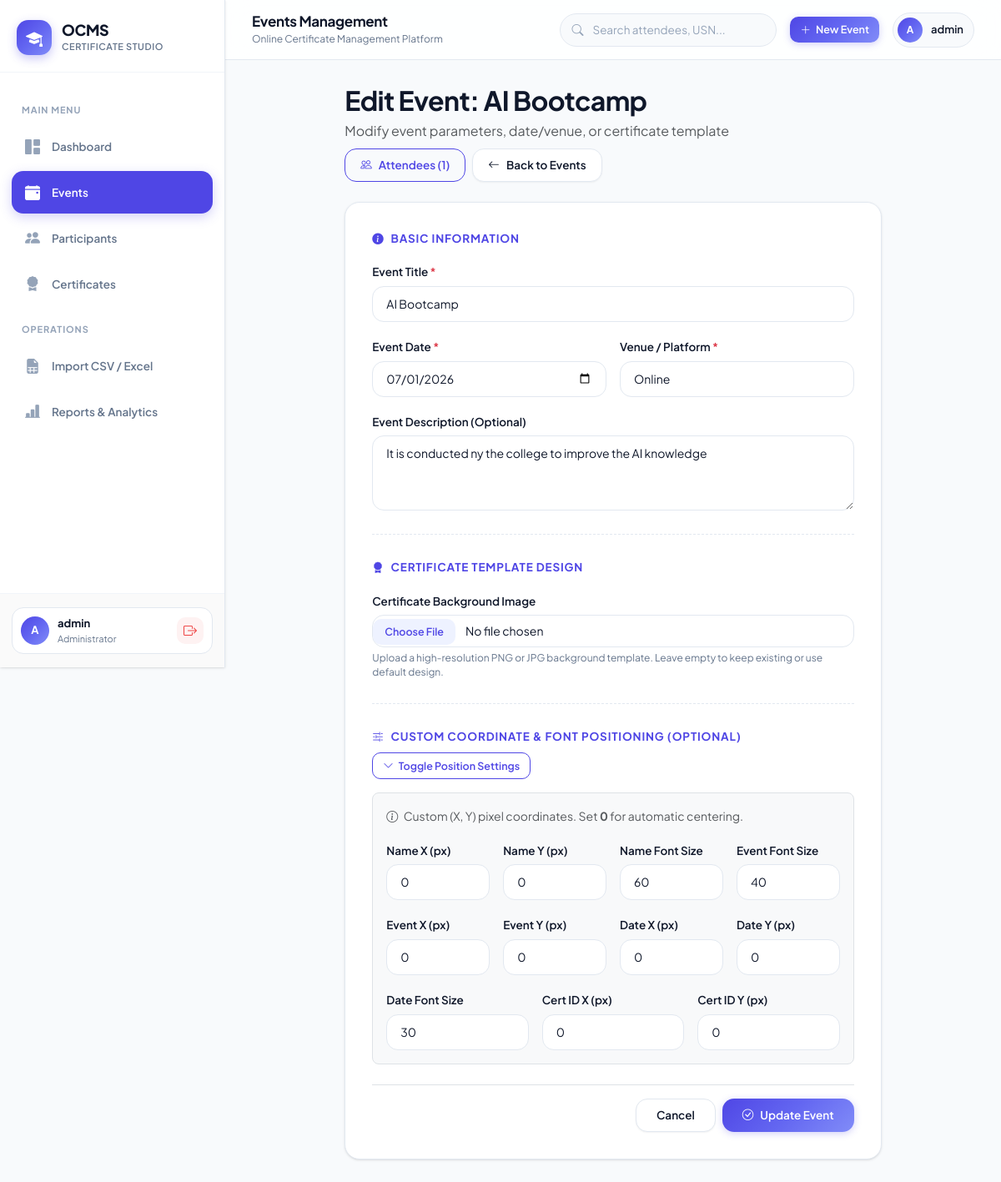
The page /events/edit/2/ (signed in) on the database its author committed.
### events/models.py (models this page shows, shortened)
class Event(models.Model):
    title = models.CharField(max_length=200)
    description = models.TextField(blank=True, default="")
    venue = models.CharField(max_length=200)
    event_date = models.DateField()
    certificate_template = models.ImageField(
        upload_to="templates/",
        blank=True,
        null=True
    )
    is_active = models.BooleanField(default=True)
    name_x = models.IntegerField(default=0, blank=True)
    name_y = models.IntegerField(default=0, blank=True)
    event_x = models.IntegerField(default=0, blank=True)
    event_y = models.IntegerField(default=0, blank=True)
    date_x = models.IntegerField(default=0, blank=True)
    date_y = models.IntegerField(default=0, blank=True)
    certificate_id_x = models.IntegerField(default=0, blank=True)
    certificate_id_y = models.IntegerField(default=0, blank=True)
    name_font_size = models.IntegerField(default=60, blank=True)
    event_font_size = models.IntegerField(default=40, blank=True)
    date_font_size = models.IntegerField(default=30, blank=True)
    created_at = models.DateTimeField(auto_now_add=True)
    updated_at = models.DateTimeField(auto_now=True)

### events/views.py (the view)
# urls.py: path("edit/<int:id>/", views.edit_event, name="edit_event"),
@login_required
def edit_event(request, id):
    event = get_object_or_404(Event, id=id)
    if request.method == "POST":
        form = EventForm(request.POST, request.FILES, instance=event)
        if form.is_valid():
            form.save()
            messages.success(request, f"Event '{event.title}' updated successfully!")
            return redirect("event_list")
    else:
        form = EventForm(instance=event)
    return render(
        request,
        "events/edit_event.html",
        {
            "form": form,
            "event": event,
            "title": f"Edit Event: {event.title}",
            "button_text": "Update Event",
        }
    )

### templates/events/edit_event.html (shortened to what this page needs)
{% extends "dashboard/dashboard_base.html" %}
{% block dashboard_content %}
<div class="row justify-content-center">
    <div class="col-xl-9 col-lg-10">
        <div class="d-flex justify-content-between align-items-center mb-4 flex-wrap gap-2">
            <div>
                <h2 class="fw-bold mb-1">{{ title|default:"Edit Event" }}</h2>
                <p class="text-muted mb-0">Modify event parameters, date/venue, or certificate template</p>
            </div>
            <div class="d-flex gap-2">
                <a href="{% url 'participant_list' %}?event={{ event.id }}" class="btn btn-outline-primary">
                    <i class="bi bi-people"></i> Attendees ({{ event.participants.count }})
                </a>
                <a href="{% url 'event_list' %}" class="btn btn-secondary">
                    <i class="bi bi-arrow-left"></i> Back to Events
                </a>
            </div>
        </div>
        <div class="ocms-form-card mb-5">
            <form method="POST" enctype="multipart/form-data">
                <div class="section-title">
                    <i class="bi bi-info-circle-fill"></i> Basic Information
                </div>
                <div class="row g-3 mb-4">
                    <div class="col-md-12">
                        <label class="form-label">Event Title <span class="text-danger">*</span></label>
                        {{ form.title }}
                    </div>
                    <div class="col-md-6">
                        <label class="form-label">Event Date <span class="text-danger">*</span></label>
                        {{ form.event_date }}
                    </div>
                    <div class="col-md-6">
                        <label class="form-label">Venue / Platform <span class="text-danger">*</span></label>
                        {{ form.venue }}
                    </div>
                    <div class="col-md-12">
                        <label class="form-label">Event Description (Optional)</label>
                        {{ form.description }}
                    </div>
                </div>
                <div class="section-divider"></div>
                <div class="section-title">
                    <i class="bi bi-award-fill"></i> Certificate Template Design
                </div>
                <div class="row g-3 mb-4">
                    <div class="col-md-12">
                        <label class="form-label">Certificate Background Image</label>
                        {{ form.certificate_template }}
                        <div class="help-text">
                            Upload a high-resolution PNG or JPG background template. Leave empty to keep existing or use default design.
                        </div>
                    </div>
                </div>
                <div class="section-divider"></div>
                <div class="d-flex justify-content-between align-items-center mb-3 flex-wrap gap-2">
                    <div class="section-title mb-0">
                        <i class="bi bi-sliders2"></i> Custom Coordinate & Font Positioning (Optional)
                    </div>
                    <button class="btn btn-sm btn-outline-primary" type="button" data-bs-toggle="collapse" data-bs-target="#advancedSettings" aria-expanded="false">
                        <i class="bi bi-chevron-down"></i> Toggle Position Settings
                    </button>
                </div>
                <div class="collapse show" id="advancedSettings">
                    <div class="p-3 bg-light rounded-3 mb-4 border">
                        <p class="text-muted small mb-3"><i class="bi bi-info-circle me-1"></i> Custom (X, Y) pixel coordinates. Set <strong>0</strong> for automatic centering.</p>
                        <div class="row g-3">
                            <div class="col-md-3 col-6">
                                <label class="form-label">Name X (px)</label>
                                {{ form.name_x }}
                            </div>
                            <div class="col-md-3 col-6">
                                <label class="form-label">Name Y (px)</label>
                                {{ form.name_y }}
                            </div>
                            <div class="col-md-3 col-6">
                                <label class="form-label">Name Font Size</label>
                                {{ form.name_font_size }}
                            </div>
                            <div class="col-md-3 col-6">
                                <label class="form-label">Event Font Size</label>
                                {{ form.event_font_size }}
                            </div>
                            <div class="col-md-3 col-6">
                                <label class="form-label">Event X (px)</label>
                                {{ form.event_x }}
                            </div>
                            <div class="col-md-3 col-6">
                                <label class="form-label">Event Y (px)</label>
                                {{ form.event_y }}
                            </div>
                            <div class="col-md-3 col-6">
                                <label class="form-label">Date X (px)</label>
                                {{ form.date_x }}
                            </div>
                            <div class="col-md-3 col-6">
                                <label class="form-label">Date Y (px)</label>
                                {{ form.date_y }}
                            </div>
                            <div class="col-md-4 col-6">
                                <label class="form-label">Date Font Size</label>
                                {{ form.date_font_size }}
                            </div>
                            <div class="col-md-4 col-6">
                                <label class="form-label">Cert ID X (px)</label>
                                {{ form.certificate_id_x }}
                            </div>
                            <div class="col-md-4 col-12">
                                <label class="form-label">Cert ID Y (px)</label>
                                {{ form.certificate_id_y }}
                            </div>
                        </div>
                    </div>
                </div>
                <div class="d-flex gap-2 justify-content-end mt-4 pt-3 border-top">
                    <a href="{% url 'event_list' %}" class="btn btn-secondary px-4">
                        Cancel
                    </a>
                    <button type="submit" class="btn btn-primary px-4">
                        <i class="bi bi-check-circle"></i> {{ button_text|default:"Update Event" }}
                    </button>
                </div>
            </form>
        </div>
    </div>
</div>
{% endblock %}

### templates/components/sidebar.html (shortened to what this page needs)
<aside class="ocms-sidebar" id="ocmsSidebar">
    <div class="ocms-sidebar-header">
        <a href="{% url 'dashboard' %}" class="ocms-brand">
            <div class="ocms-brand-icon">
                <i class="bi bi-mortarboard-fill"></i>
            </div>
            <div class="ocms-brand-text">
                <span class="ocms-brand-title">OCMS</span>
                <span class="ocms-brand-subtitle">Certificate Studio</span>
            </div>
        </a>
    </div>
    <nav class="ocms-sidebar-nav">
        <div class="nav-section-label">Main Menu</div>
        <a href="{% url 'dashboard' %}" class="sidebar-link {% if request.resolver_match.url_name == 'dashboard' %}active{% endif %}">
            <i class="bi bi-grid-1x2-fill"></i>
            <span>Dashboard</span>
        </a>
        <a href="{% url 'event_list' %}" class="sidebar-link {% if request.resolver_match.url_name in 'event_list,add_event,edit_event' %}active{% endif %}">
            <i class="bi bi-calendar-event-fill"></i>
            <span>Events</span>
        </a>
        <a href="{% url 'participant_list' %}" class="sidebar-link {% if request.resolver_match.url_name in 'participant_list,add_participant,edit_participant,preview_certificate' %}active{% endif %}">
            <i class="bi bi-people-fill"></i>
            <span>Participants</span>
        </a>
        <a href="{% url 'certificate_list' %}" class="sidebar-link {% if request.resolver_match.url_name == 'certificate_list' %}active{% endif %}">
            <i class="bi bi-award-fill"></i>
            <span>Certificates</span>
        </a>
        <div class="nav-section-label">Operations</div>
        <a href="{% url 'import_participants' %}" class="sidebar-link {% if request.resolver_match.url_name in 'import_participants,preview_excel' %}active{% endif %}">
            <i class="bi bi-file-earmark-spreadsheet-fill"></i>
            <span>Import CSV / Excel</span>
        </a>
        <a href="{% url 'reports_dashboard' %}" class="sidebar-link {% if request.resolver_match.url_name in 'reports_dashboard,export_participants_csv' %}active{% endif %}">
            <i class="bi bi-bar-chart-line-fill"></i>
            <span>Reports & Analytics</span>
        </a>
    </nav>
    <div class="ocms-sidebar-footer">
        <div class="sidebar-user-card">
            <div class="sidebar-user-info">
                <div class="sidebar-user-avatar">
                    {{ request.user.username|default:"A"|slice:":1"|upper }}
                </div>
                <div class="sidebar-user-meta">
                    <span class="sidebar-user-name">{{ request.user.username|default:"Admin User" }}</span>
                    <span class="sidebar-user-role">Administrator</span>
                </div>
            </div>
            <a href="{% url 'logout' %}" class="sidebar-logout-btn" title="Sign Out">
                <i class="bi bi-box-arrow-right"></i>
            </a>
        </div>
    </div>
</aside>

### templates/components/navbar.html (shortened to what this page needs)
<header class="ocms-topbar">
    <div class="topbar-left">
        <div class="topbar-heading">
            <h1 class="topbar-title">
                {% if request.resolver_match.url_name == 'dashboard' %}
                    Overview
                {% elif request.resolver_match.url_name in 'event_list,add_event,edit_event' %}
                    Events Management
                {% elif request.resolver_match.url_name in 'participant_list,add_participant,edit_participant' %}
                    Attendees & Participants
                {% elif request.resolver_match.url_name == 'preview_certificate' %}
                    Certificate Preview
                {% elif request.resolver_match.url_name == 'certificate_list' %}
                    Certificates Repository
                {% elif request.resolver_match.url_name == 'import_participants' %}
                    Bulk Ingestion
                {% elif request.resolver_match.url_name == 'reports_dashboard' %}
                    System Analytics & Reports
                {% else %}
                    Certificate Studio
                {% endif %}
            </h1>
            <p class="topbar-subtitle">Online Certificate Management Platform</p>
        </div>
    </div>
    <div class="topbar-right">
        <form action="{% url 'participant_list' %}" method="GET" class="topbar-search-form">
            <input
                type="text"
                name="search"
                class="topbar-search-input"
                placeholder="Search attendees, USN..."
                value="{{ request.GET.search|default:'' }}"
            >
        </form>
        <a href="{% url 'add_event' %}" class="btn btn-sm btn-primary d-none d-md-inline-flex" title="Create Event">
            <i class="bi bi-plus-lg"></i>
            <span>New Event</span>
        </a>
        <div class="topbar-profile-chip">
            <div class="topbar-avatar">
                {{ request.user.username|default:"A"|slice:":1"|upper }}
            </div>
            <span class="topbar-username">{{ request.user.username|default:"Admin" }}</span>
        </div>
    </div>
</header>

### rows shown on the page
Event: participants.count "1", title "AI Bootcamp", event_date "07/01/2026", venue "Online", description "It is conducted ny the college to improve the AI knowledge", name_x "0", name_y "0", name_font_size "60", event_font_size "40", event_x "0", event_y "0", date_x "0", date_y "0", date_font_size "30", certificate_id_x "0", certificate_id_y "0"

### other values the page prints
{{ request.user.username|default:"A"|slice:":1"|upper }} "A"
{{ request.user.username|default:"Admin User" }} "admin"
{{ request.user.username|default:"Admin" }} "admin"
{{ title|default:"Edit Event" }} "Edit Event: AI Bootcamp"
{{ button_text|default:"Update Event" }} "Update Event"
